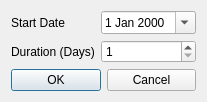
<?xml version="1.0" encoding="UTF-8"?>
<ui version="4.0">
 <class>AddGoalDialog</class>
 <widget class="QDialog" name="AddGoalDialog">
  <property name="windowTitle">
   <string>Add New Goal</string>
  </property>
  <layout class="QVBoxLayout" name="verticalLayout">
   <item>
    <layout class="QFormLayout" name="formLayout">
     <item row="0" column="0">
      <widget class="QLabel" name="labelStart">
       <property name="text">
        <string>Start Date</string>
       </property>
      </widget>
     </item>
     <item row="0" column="1">
      <widget class="QDateEdit" name="startDateEdit">
       <property name="calendarPopup">
        <bool>true</bool>
       </property>
      </widget>
     </item>
     <item row="1" column="0">
      <widget class="QLabel" name="labelDuration">
       <property name="text">
        <string>Duration (Days)</string>
       </property>
      </widget>
     </item>
     <item row="1" column="1">
      <widget class="QSpinBox" name="durationSpin">
       <property name="minimum">
        <number>1</number>
       </property>
       <property name="maximum">
        <number>365</number>
       </property>
      </widget>
     </item>
    </layout>
   </item>
   <item>
    <layout class="QHBoxLayout" name="buttonLayout">
     <item>
      <widget class="QPushButton" name="okButton">
       <property name="text">
        <string>OK</string>
       </property>
      </widget>
     </item>
     <item>
      <widget class="QPushButton" name="cancelButton">
       <property name="text">
        <string>Cancel</string>
       </property>
      </widget>
     </item>
    </layout>
   </item>
  </layout>
 </widget>
 <resources/>
 <connections/>
</ui>
